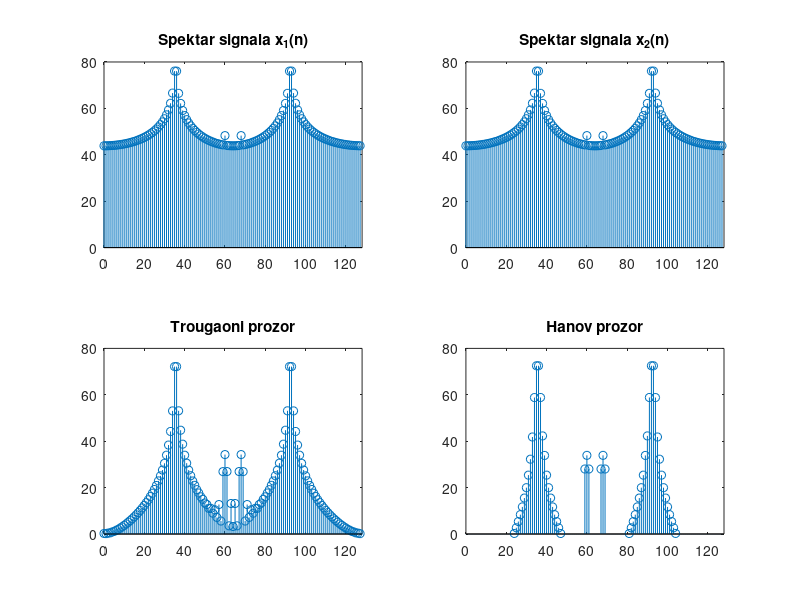
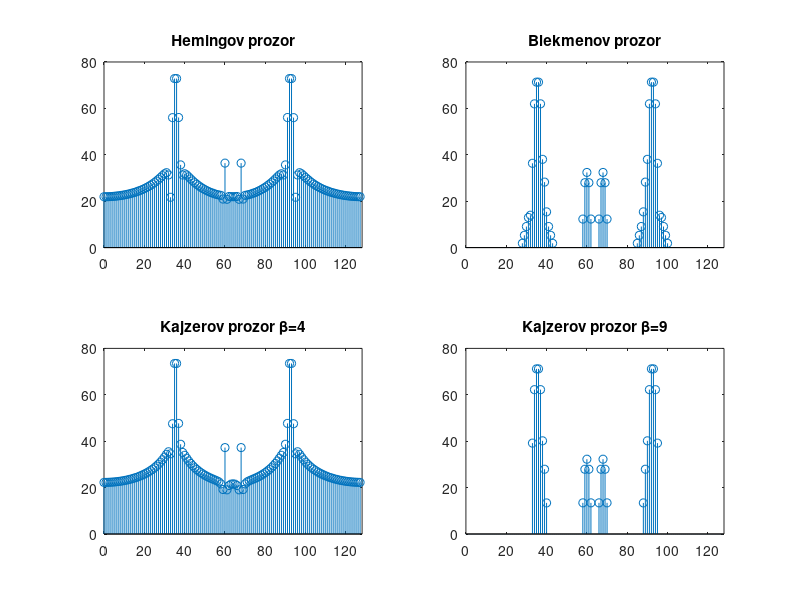

Write MATLAB code to recreate these figures, in order.
%Broj tacaka u kojima se racuna DFT
N=128;
n=0:N-1;
%Definicija signala ciji spektar racunamo
x1=10000*cos(2*pi*35.5*n/N)+100*cos(2*pi*38*n/N)+100*cos(2*pi*60*n/N);
%Odredjivanje amplitudske karakteristike, pravougaoni prozor
X1=2*abs(fft(x1))/N;
%Izracunavanje karakteristike u dB
X1=20*log10(X1);
%Crtanje karakteristike
subplot (2, 2, 1), stem(n, X1);
title('Spektar signala x_1(n)');
%Umesto da crtamo 64 odbirka crtacemo samo prvih 32 radi bolje
%ilustracije 
axis([0 128 0 80]);

%Modifikacija signala x1(n) tako da se ucestanost prve komponente nalazi
%izmedju dve tacke u kojima racunamo DFT
x2=10000*cos(2*pi*35.5*n/N)+100*cos(2*pi*38*n/N)+100*cos(2*pi*60*n/N);
%Odredjivanje amplitudske karakteristike, pravougaoni prozor
X2=2*abs(fft(x2))/N;
X2=20*log10(X2);
subplot (2, 2, 2), stem(n, X2);
title('Spektar signala x_2(n)');
axis([0 128 0 80]);
%Trougaoni prozor
w=triang(N)';
x3=x2.*w;
X3=2*abs(fft(x3))/N;
X3=20*log10(X3);
subplot (2, 2, 3), stem(n, X3);
title('Trougaoni prozor');
axis([0 128 0 80]);
%Hanov prozor
w=hanning(N)';
x4=x2.*w;
X4=2*abs(fft(x4))/N;
X4=20*log10(X4);
subplot (2, 2, 4), stem(n, X4);
title('Hanov prozor');
axis([0 128 0 80]);
figure
%Hemingov prozor
w=hamming(N)';
x5=x2.*w;
X5=2*abs(fft(x5))/N;
X5=20*log10(X5);
subplot (2, 2, 1), stem(n, X5);
title('Hemingov prozor');
axis([0 128 0 80]);
%Blekmenov prozor
w=blackman(N)';
x6=x2.*w;
X6=2*abs(fft(x6))/N;
X6=20*log10(X6);
subplot (2, 2, 2), stem(n, X6);
title('Blekmenov prozor');
axis([0 128 0 80]);
%Kajzerov prozor, beta = 4
w=kaiser(N,4)';
x7=x2.*w;
X7=2*abs(fft(x7))/N;
X7=20*log10(X7);
subplot (2, 2, 3), stem(n, X7);
title('Kajzerov prozor \beta=4');
axis([0 128 0 80]);
%Kajzerov prozor, beta = 9
w=kaiser(N,9)';
x8=x2.*w;
X8=2*abs(fft(x8))/N;
X8=20*log10(X8);
subplot (2, 2, 4), stem(n, X8);
title('Kajzerov prozor \beta=9');
axis([0 128 0 80]);

